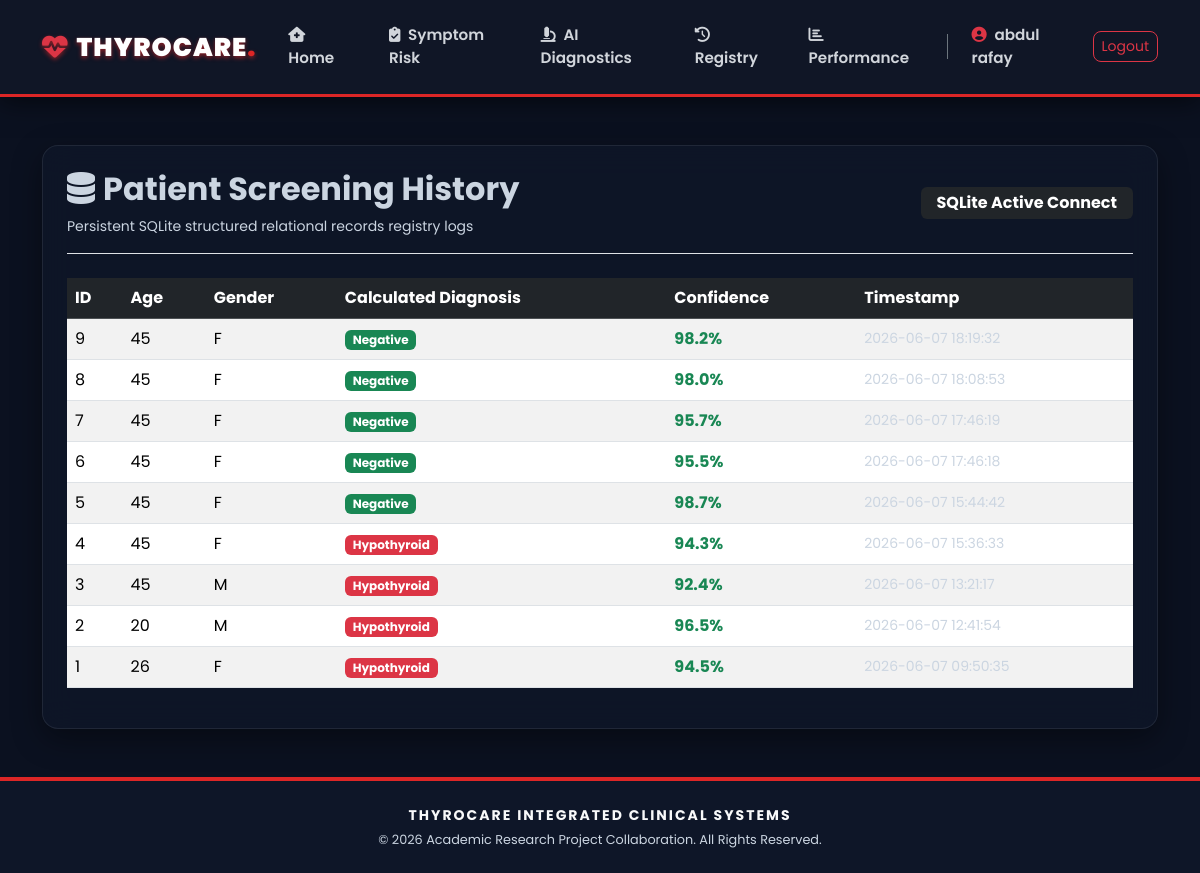
Screenshot of /history (signed in) with the database file from the repository.
### tables this page shows
CREATE TABLE users (
            id INTEGER PRIMARY KEY AUTOINCREMENT,
            name TEXT NOT NULL,
            email TEXT UNIQUE NOT NULL,
            password_hash TEXT,
            auth_provider TEXT DEFAULT 'local',
            created_at DATETIME DEFAULT CURRENT_TIMESTAMP
        );

CREATE TABLE patients (
            id INTEGER PRIMARY KEY AUTOINCREMENT,
            age INTEGER,
            gender TEXT,
            tsh REAL,
            t3 REAL,
            tt4 REAL,
            t4u REAL,
            fti REAL,
            prediction TEXT,
            confidence REAL,
            timestamp DATETIME DEFAULT CURRENT_TIMESTAMP
        );

### app.py (the view)
@app.route('/history')
@login_required
def history():
    try:
        rows = database.get_history()
    except Exception as e:
        print(f"❌ Error fetching history: {e}")
        rows = []
    return render_template('history.html', rows=rows)

### app.py (called while the page is built)
@login_manager.user_loader
def load_user(user_id):
    u = database.get_user_by_id(user_id)
    if u:
        return User(id=u['id'], name=u['name'], email=u['email'], auth_provider=u['auth_provider'])
    return None

### database.py (called while the page is built)
def get_db_connection():
    conn = sqlite3.connect('thyroid_records.db')
    conn.row_factory = sqlite3.Row
    return conn

def get_history():
    conn = get_db_connection()
    cursor = conn.cursor()
    cursor.execute('SELECT * FROM patients ORDER BY timestamp DESC')
    rows = cursor.fetchall()
    conn.close()
    return rows

def get_user_by_id(user_id):
    conn = get_db_connection()
    cursor = conn.cursor()
    cursor.execute('SELECT * FROM users WHERE id = ?', (user_id,))
    user = cursor.fetchone()
    conn.close()
    return user

### templates/history.html
{% extends "layout.html" %}
{% block content %}
<div class="card p-4 shadow-sm">
    <div class="d-flex justify-content-between align-items-center mb-4 border-bottom pb-3 flex-wrap gap-2">
        <div>
            <h2 class="fw-bold text-dark"><i class="fa-solid fa-database text-secondary me-2"></i>Patient Screening History</h2>
            <p class="text-muted small mb-0">Persistent SQLite structured relational records registry logs</p>
        </div>
        <span class="badge bg-dark px-3 py-2 fs-6">SQLite Active Connect</span>
    </div>
    <div class="table-responsive">
        <table class="table table-striped table-hover align-middle">
            <thead class="table-dark">
                <tr><th>ID</th><th>Age</th><th>Gender</th><th>Calculated Diagnosis</th><th>Confidence</th><th>Timestamp</th></tr>
            </thead>
            <tbody>
                {% for row in rows %}
                <tr>
                    <td>{{ row[0] }}</td><td>{{ row[1] }}</td><td>{{ row[2] }}</td>
                    <td><span class="badge {% if row[8]=='Hypothyroid' %}bg-danger{% elif row[8]=='Hyperthyroid' %}bg-warning text-dark{% else %}bg-success{% endif %}">{{ row[8] }}</span></td>
                    <td><span class="text-success fw-bold">{{ row[9] }}%</span></td><td class="text-muted small">{{ row[10] }}</td>
                </tr>
                {% endfor %}
            </tbody>
        </table>
    </div>
</div>
{% endblock %}

### templates/layout.html (shortened to what this page needs)
<!DOCTYPE html>
<html lang="en">
<head>
    <link href="https://cdn.jsdelivr.net/npm/bootstrap@5.3.2/dist/css/bootstrap.min.css" rel="stylesheet">
    <link href="https://cdnjs.cloudflare.com/ajax/libs/font-awesome/6.4.0/css/all.min.css" rel="stylesheet">
</head>
<body>
    <nav class="navbar navbar-expand-lg navbar-dark custom-nav sticky-top py-3">
        <div class="container">
            <a class="navbar-brand" href="/">
                <i class="fa-solid fa-heart-pulse text-danger me-2"></i>THYROCARE<span class="brand-accent">.</span>
            </a>
            <div class="collapse navbar-collapse" id="navbarNav">
                <div class="navbar-nav ms-auto gap-2 align-items-center">
                    <a class="nav-link px-3" href="/"><i class="fa-solid fa-house-medical me-1"></i> Home</a>
                    <a class="nav-link px-3" href="/risk"><i class="fa-solid fa-clipboard-check me-1"></i> Symptom Risk</a>
                    <a class="nav-link px-3" href="/predict"><i class="fa-solid fa-microscope me-1"></i> AI Diagnostics</a>
                    <a class="nav-link px-3" href="/history"><i class="fa-solid fa-clock-rotate-left me-1"></i> Registry</a>
                    <a class="nav-link px-3" href="/analytics"><i class="fa-solid fa-chart-bar me-1"></i> Performance</a>
                    {% if current_user.is_authenticated %}
                        <span class="nav-link text-white fw-bold"><i class="fa-solid fa-user-circle text-danger me-1"></i> {{ current_user.name }}</span>
                        <a class="btn btn-outline-danger btn-sm ms-2" style="border-radius: 8px;" href="/logout">Logout</a>
                    {% else %}
                        <a class="btn btn-danger btn-sm ms-2 fw-bold" style="border-radius: 8px;" href="/login"><i class="fa-solid fa-right-to-bracket me-1"></i> Login / Register</a>
                    {% endif %}
                </div>
            </div>
        </div>
    </nav>
    <div class="container my-5">
        {% block content %}
        {% endblock %}
    </div>
    <footer class="text-white text-center py-4 mt-5">
        <p class="mb-1 small text-uppercase fw-bold text-light" style="letter-spacing: 2px;">ThyroCare Integrated Clinical Systems</p>
        <p class="mb-0 text-secondary" style="font-size: 0.8rem;">&copy; 2026 Academic Research Project Collaboration. All Rights Reserved.</p>
    </footer>
</body>
</html>

### templates/layout.html (style rules this page uses)
body { background-color: #0b1120 !important; font-family: 'Poppins', sans-serif; color: #f8fafc !important; overflow-x: hidden; }
.custom-nav { background: rgba(17, 24, 39, 0.95) !important; backdrop-filter: blur(12px); border-bottom: 3px solid #dc2626 !important; box-shadow: 0 4px 25px rgba(0, 0, 0, 0.6) !important; }
.navbar-brand { font-weight: 900 !important; font-size: 1.6rem !important; letter-spacing: 1px !important; text-transform: uppercase !important; color: #ffffff !important; text-shadow: 0 2px 4px rgba(220, 38, 38, 0.6) !important; }
.brand-accent { color: #dc2626; }
.nav-link { font-weight: 600 !important; color: #d1d5db !important; font-size: 0.95rem; transition: all 0.2s ease; }
.premium-form-card, .card { background: rgba(15, 23, 42, 0.7) !important; border: 1px solid rgba(255, 255, 255, 0.08) !important; border-radius: 16px; backdrop-filter: blur(16px); box-shadow: 0 10px 30px rgba(0,0,0,0.4) !important; color: #ffffff; }
.text-dark, .text-muted, .text-secondary { color: #cbd5e1 !important; }
footer { background: rgba(15, 23, 42, 0.9); border-top: 4px solid #dc2626; }

### rows the page displays
users: name "abdul rafay"
patients: id "9", age "45", gender "F", prediction "Negative", confidence "98.2", timestamp "2026-06-07 18:19:32"
patients: id "8", age "45", gender "F", prediction "Negative", confidence "98.0", timestamp "2026-06-07 18:08:53"
patients: id "7", age "45", gender "F", prediction "Negative", confidence "95.7", timestamp "2026-06-07 17:46:19"
patients: id "6", age "45", gender "F", prediction "Negative", confidence "95.5", timestamp "2026-06-07 17:46:18"
patients: id "5", age "45", gender "F", prediction "Negative", confidence "98.7", timestamp "2026-06-07 15:44:42"
patients: id "4", age "45", gender "F", prediction "Hypothyroid", confidence "94.3", timestamp "2026-06-07 15:36:33"
patients: id "3", age "45", gender "M", prediction "Hypothyroid", confidence "92.4", timestamp "2026-06-07 13:21:17"
patients: id "2", age "20", gender "M", prediction "Hypothyroid", confidence "96.5", timestamp "2026-06-07 12:41:54"
patients: id "1", age "26", gender "F", prediction "Hypothyroid", confidence "94.5", timestamp "2026-06-07 09:50:35"
